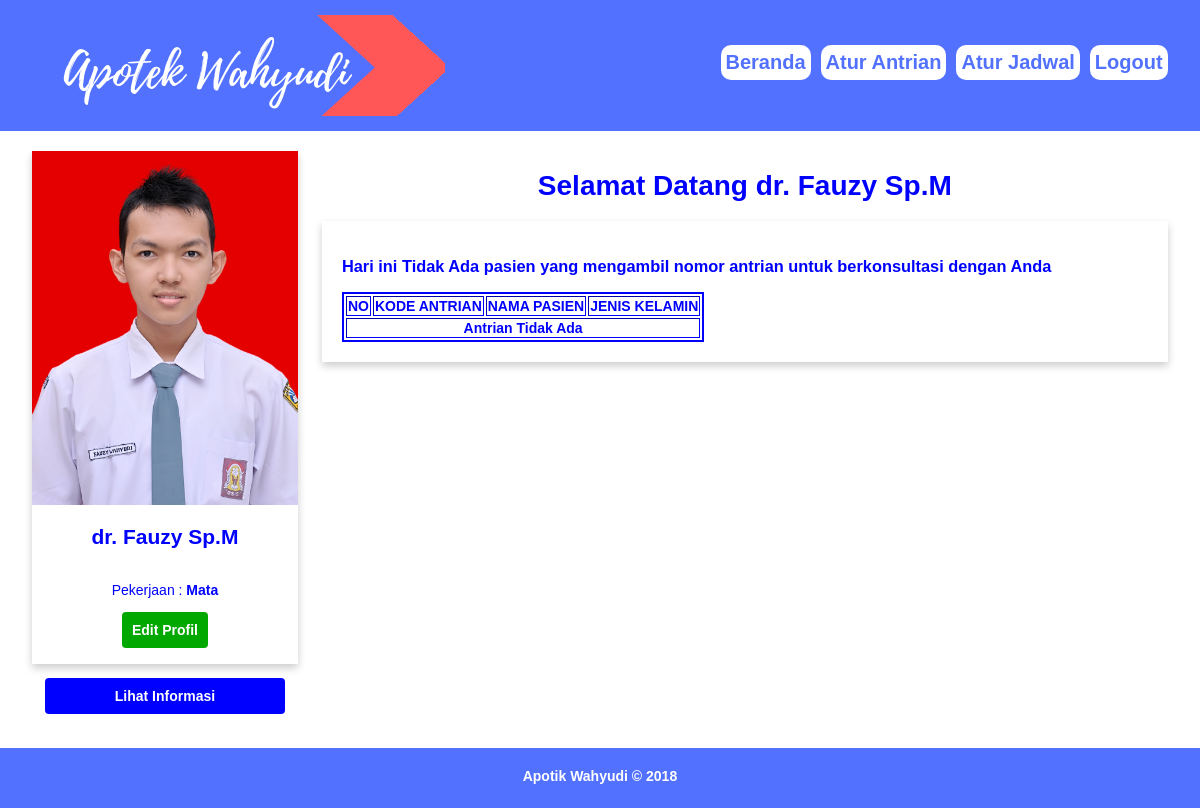
The page /dok.php?p=home (signed in) on the database its author committed.
### tables this page shows
CREATE TABLE `tbl_dokter` (
  `id` int(11) NOT NULL,
  `username` varchar(20) NOT NULL,
  `password` text NOT NULL,
  `nama` varchar(50) NOT NULL,
  `pekerjaan` text NOT NULL,
  `panggilan` varchar(10) NOT NULL,
  `tmplahir` varchar(25) NOT NULL,
  `tgllahir` date NOT NULL DEFAULT '0000-00-00',
  `jk` char(1) NOT NULL,
  `alamat` text NOT NULL,
  `nohp` varchar(15) NOT NULL,
  `email` varchar(30) NOT NULL,
  `foto` text NOT NULL,
  `tglreg` datetime NOT NULL DEFAULT '0000-00-00 00:00:00',
  `status` int(11) NOT NULL,
  `lastlogin` datetime NOT NULL DEFAULT '0000-00-00 00:00:00'
);

### kiridok.php (the view, shortened to what this page needs)
<div class="card">
<?php
if(!empty($rm["foto"])){
	$foto = "foto/$rm[foto]";
}else{
	$foto = "foto/avatar.png";
}
?>
<img src="<?php echo "$foto"; ?>" alt="Avatar" style="width:100%">
<div class="isicard">
<?php
  echo "<h2>$rm[nama]</h2>";
  echo "<p><br>Pekerjaan : <b>$rm[pekerjaan] </b></p>";
?>
<a href="<?php echo "?p=profileditdok&user=$rm[username]";?>"><button type="button" class="btn btn-edit">Edit Profil</button></a>
</div>
</div>
<p>
<div align="center">
<a href="<?php echo "?p=profil"; ?>"><button type="button" class="btn btn-menu">Lihat Informasi</button></a><p></p>
</div>

### homedok.php (shortened to what this page needs)
<?php
include 'koneksi.php';
$sqluser=mysqli_query($kon,"Select * from tbl_dokter where username='$_SESSION[user]'");
$rmuser=mysqli_fetch_array($sqluser);
echo "<center><h1><b>Selamat Datang $rmuser[nama]</b></h1></center>";
 ?>
<div class="profil">
  <?php
  $sqlant=mysqli_query($kon,"select * from antrian where jenis='$rmuser[pekerjaan]' and status='Menunggu'");
  $ant=mysqli_num_rows($sqlant);
  if ($ant==0) {
    $antri="Tidak Ada";
    echo "<h3>Hari ini $antri pasien yang mengambil nomor antrian untuk berkonsultasi dengan Anda</h3>";
  }else{
    $antri=$ant;
    echo "<h3>Hari ini Ada $antri pasien yang sudah mengambil nomor antrian untuk berkonsultasi dengan Anda</h3>";
  }
   ?>
   <table border="1"style="border:2px solid blue">
     <tr>
       <th>NO</th>
       <th>KODE ANTRIAN</th>
       <th>NAMA PASIEN</th>
       <th>JENIS KELAMIN</th>
     </tr>
     <?php
     if ($ant==0) {
       echo "<tr>
       <th colspan='4'> <b>Antrian Tidak Ada</b>
       </th></tr>";
     }
      ?>
   </table>
</div>

### style.css (style rules this page uses)
body { font-family:Arial; font-size:14px; padding:0px; margin:0px; }
.card { box-shadow: 0 4px 8px 0 rgba(0,0,0,0.2); }
.isicard { padding:2px 16px; text-align:center; }
.profil { box-shadow: 0 4px 8px 0 rgba(0,0,0,0.2); padding:20px; height:auto; }
.btn { font-family:Arial; font-size:14px; padding:9px; cursor:pointer; border:1px solid transparent; border-radius:4px; }
.btn-edit { color:#FFFFFF; background-color:#00A800; width:auto; font-weight: bold; }
.btn-menu { color:#FFFFFF; background-color:blue; width:90%; font-weight:bold; }

### rows shown on the page
tbl_dokter: foto (picture), nama "dr. Fauzy Sp.M", pekerjaan "Mata"

### other values the page prints
$antri "Tidak Ada"
